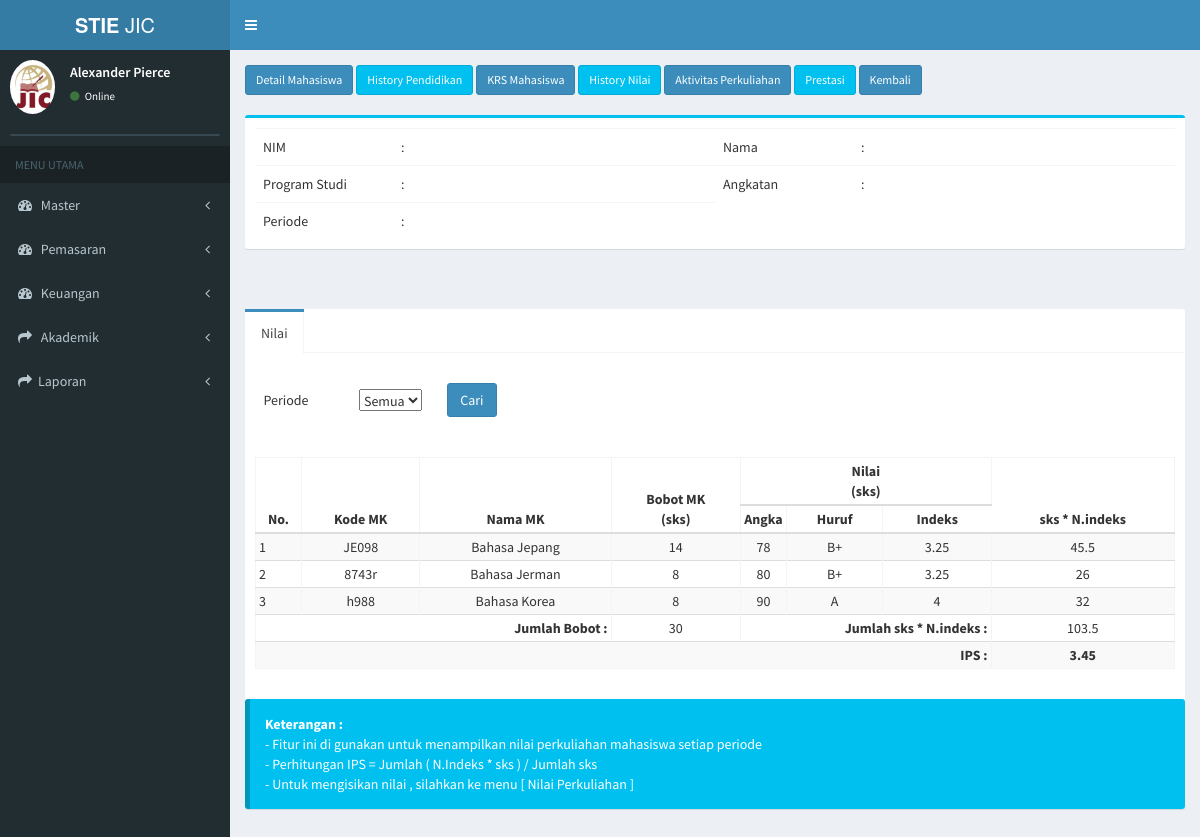
Before: /index.php/mahasiswa/filter_nilai with the older database file.
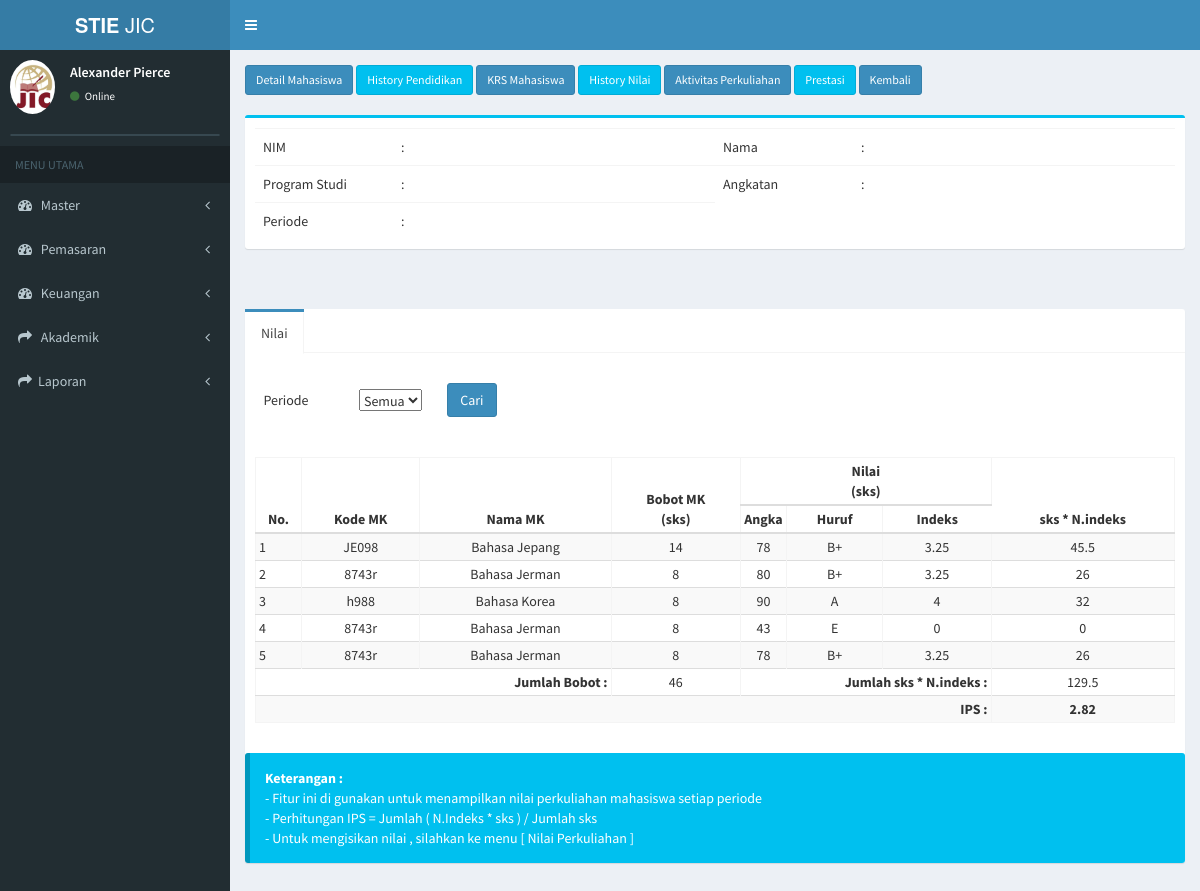
After: the same page with the newer database file.
### tables this page shows
CREATE TABLE `tb_kelas_mhs` (
  `id_kelas_mhs` int(11) NOT NULL,
  `id_mahasiswa` varchar(20) NOT NULL,
  `id_kp` varchar(11) NOT NULL,
  `id_skala_nilai` varchar(10) NOT NULL,
  `nilai_d` float NOT NULL
);

CREATE TABLE `tb_matkul` (
  `kode_matkul` varchar(50) NOT NULL,
  `nama_matkul` varchar(100) NOT NULL,
  `id_prodi` varchar(10) NOT NULL,
  `jenis_matkul` varchar(20) NOT NULL,
  `bobot_matkul` int(11) NOT NULL,
  `bobot_praktikum` int(11) NOT NULL,
  `bobot_tatap_muka` int(11) NOT NULL,
  `bobot_praktik_lapangan` int(11) NOT NULL,
  `bobot_simulasi` int(11) NOT NULL,
  `metode_pembelajaran` varchar(100) NOT NULL,
  `tanggal_mulai` date NOT NULL,
  `tanggal_akhir` date NOT NULL
);

CREATE TABLE `tb_skala_nilai` (
  `id_skala_nilai` int(11) NOT NULL,
  `id_prodi` varchar(7) NOT NULL,
  `nilai_huruf` varchar(5) NOT NULL,
  `nilai_indeks` float NOT NULL,
  `bobot_nilai_minimum` float NOT NULL,
  `bobot_nilai_maksimum` float NOT NULL,
  `tanggal_mulai_efektif` date NOT NULL,
  `tanggal_akhir_efektif` date NOT NULL
);

### application/controllers/mahasiswa.php (called while the page is built, shortened)
<?php
class Mahasiswa extends CI_Controller {
	public function __construct()
	{
		$this->load->model('mahasiswa_model');
		$this->load->model('daftar_ulang_model');
		$this->load->model('konsentrasi_model');
		$this->load->model('kurikulum_model');
	}
	public function filter_nilai(){
			$id_mahasiswa = $this->uri->segment(3);
			$id_periode=$this->input->get('id_periode');
			$data['mahasiswa'] = $this->mahasiswa_model->detail_krs_mahasiswa($id_mahasiswa);
			$data['nilai'] = $this->mahasiswa_model->filter_nilai($id_mahasiswa,$id_periode);
			$data['nilai2'] = $this->mahasiswa_model->data_nilai_mhs($id_mahasiswa);
			$data['main_view'] = 'Mahasiswa/history_ips_view';
			$this->load->view('template', $data);
	}
}

### index.php (called while the page is built, shortened)
<?php
require_once BASEPATH.'core/CodeIgniter.php';

### application/models/mahasiswa_model.php (called while the page is built, shortened)
<?php
class Mahasiswa_model extends CI_Model {
   function filter_nilai($id_mahasiswa,$id_periode){
     $this->db->select('*');
     $this->db->from('tb_kelas_mhs');
     $this->db->join('tb_kp','tb_kp.id_kp=tb_kelas_mhs.id_kp');
     $this->db->join('tb_detail_kurikulum','tb_detail_kurikulum.id_detail_kurikulum=tb_kp.id_detail_kurikulum');
     $this->db->join('tb_matkul','tb_matkul.kode_matkul=tb_detail_kurikulum.kode_matkul');
     $this->db->join('tb_skala_nilai','tb_skala_nilai.id_skala_nilai=tb_kelas_mhs.id_skala_nilai');
     $this->db->join('tb_periode','tb_periode.id_periode=tb_kp.id_periode');
     $this->db->like('tb_kelas_mhs.id_mahasiswa',$id_mahasiswa);
     $this->db->like('tb_periode.semester',$id_periode);
     $query = $this->db->get();
     return $query->result();
      }
}

### application/views/Mahasiswa/history_ips_view.php (the view, shortened to what the changed rows need)
        <br><br>
        <br><br>
        <div class="nav-tabs-custom">
        <div class="tab-content">
        <div class="tab-pane active" id="tab_0">
            <table class="">
                <tbody>
                  <form method="get" action="<?php echo base_url(); ?>mahasiswa/filter_nilai/<?php echo $mahasiswa->id_mahasiswa; ?>">
                  <tr>
                    <th><input type="hidden" name="id_prodi" id="id_prodi" value="<?php echo $mahasiswa->id_prodi; ?>"><br></th>
                  </tr>
                   </form>
                </tbody>
              </table>
              <br>
              <br>
        <table id="table1" class="table2 table-striped table-bordered" >
    <thead>
    <tr>
        <th style="width:5%;text-align:center" rowspan="2">No.</th>
        <th style="text-align:center" rowspan="2">Kode MK</th>
        <th style="text-align:center" rowspan="2">Nama MK</th>
        <th style="text-align:center" rowspan="2">Bobot MK<br />(sks)</th>
         <th style="text-align:center" colspan="3">Nilai<br />(sks)</th>
         <th style="text-align:center" rowspan="2">sks * N.indeks</th>
    </tr>
    <tr>
        <th style="width:5%;text-align:center">Angka</th>
        <th style="text-align:center">Huruf</th>
        <th style="text-align:center">Indeks</th>
    </tr>
    </thead>
    <tbody>
    <?php
        $no = 0;
        $totalsi = 0;
        $totalbobot = 0;
        foreach($nilai as $data):
             $dataee = $data->bobot_matkul * $data->nilai_indeks;
      ?>
      <tr>
      <td><?php echo ++$no;?></td>
        <td style="text-align:center"><?php echo $data->kode_matkul;?></td>
        <td style="text-align:center"><?php echo $data->nama_matkul;?></td>
        <td style="text-align:center"><?php $totalbobot += $data->bobot_matkul; echo $data->bobot_matkul;?></td>
        <td style="text-align:center"><?php echo $data->nilai_d;?></td>
        <td style="text-align:center"><?php echo $data->nilai_huruf;?></td>
        <td style="text-align:center"><?php echo $data->nilai_indeks;?></td>
        <td style="text-align:center"><?php $totalsi += $dataee; echo $dataee;?></td>
    </tr>
<?php endforeach; ?>
    <tr>
         <td colspan="3" style="text-align:right"> <b> Jumlah Bobot : </b></td>
        <td style="text-align:center">  <?php
        if ($totalbobot == 0) {
            echo $totalbobot = 1;
        } else {
            echo $totalbobot;
        }  ?> </td>
        <td colspan="3" style="text-align:right"> <b> Jumlah sks * N.indeks : </b></td>
        <td style="text-align:center"> <?php echo $totalsi; ?></td>
    </tr>
    <tr>
        <th style="text-align:right" colspan="7"> IPS : </th>
        <th style="text-align:center"> <?php $ips = $totalsi / $totalbobot; echo round($ips, 2); ?>   </th>
    </tr>
  </tbody>
    </table>
    </div>
     </div>
</div>
 <link rel="stylesheet" href="//code.jquery.com/ui/1.12.0/themes/smoothness/jquery-ui.css">

Changed rows visible on the page:
now on this page (row edited): tb_kelas_mhs: tb_matkul.kode_matkul "8743r", tb_matkul.nama_matkul "Bahasa Jerman", tb_matkul.bobot_matkul "8", nilai_d "43", id_skala_nilai.nilai_huruf "E", id_skala_nilai.nilai_indeks "0"
now on this page (row edited): tb_kelas_mhs: tb_matkul.kode_matkul "8743r", tb_matkul.nama_matkul "Bahasa Jerman", tb_matkul.bobot_matkul "8", nilai_d "78", id_skala_nilai.nilai_huruf "B+", id_skala_nilai.nilai_indeks "3.25", tb_matkul.bobot_matkul "26"
Other visible differences:
$totalbobot: "30" → "46"
$totalsi: "103.5" → "129.5"
$ips: "3.45" → "2.82"
